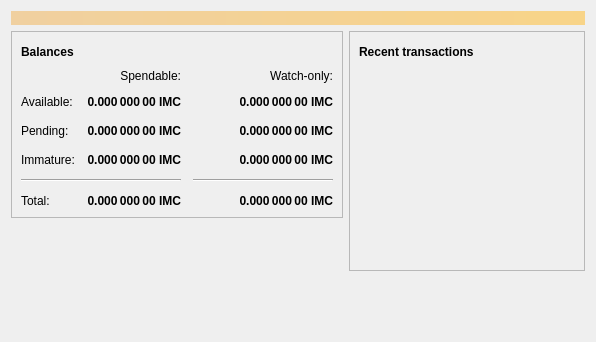
<?xml version="1.0" encoding="UTF-8"?>
<ui version="4.0">
 <class>OverviewPage</class>
 <widget class="QWidget" name="OverviewPage">
  <property name="geometry">
   <rect>
    <x>0</x>
    <y>0</y>
    <width>596</width>
    <height>342</height>
   </rect>
  </property>
  <property name="windowTitle">
   <string>Form</string>
  </property>
  <layout class="QVBoxLayout" name="topLayout">
   <item>
    <widget class="QLabel" name="labelAlerts">
     <property name="visible">
      <bool>false</bool>
     </property>
     <property name="styleSheet">
      <string notr="true">background-color: qlineargradient(x1: 0, y1: 0, x2: 1, y2: 0, stop:0 #F0D0A0, stop:1 #F8D488); color:#000000;</string>
     </property>
     <property name="wordWrap">
      <bool>true</bool>
     </property>
     <property name="margin">
      <number>3</number>
     </property>
    </widget>
   </item>
   <item>
    <layout class="QHBoxLayout" name="horizontalLayout" stretch="1,1">
     <item>
      <layout class="QVBoxLayout" name="verticalLayout_2">
       <item>
        <widget class="QFrame" name="frame">
         <property name="frameShape">
          <enum>QFrame::StyledPanel</enum>
         </property>
         <property name="frameShadow">
          <enum>QFrame::Raised</enum>
         </property>
         <layout class="QVBoxLayout" name="verticalLayout_4">
          <item>
           <layout class="QHBoxLayout" name="horizontalLayout_4">
            <item>
             <widget class="QLabel" name="label_5">
              <property name="font">
               <font>
                <weight>75</weight>
                <bold>true</bold>
               </font>
              </property>
              <property name="text">
               <string>Balances</string>
              </property>
             </widget>
            </item>
            <item>
             <widget class="QPushButton" name="labelWalletStatus">
              <property name="enabled">
               <bool>false</bool>
              </property>
              <property name="maximumSize">
               <size>
                <width>30</width>
                <height>16777215</height>
               </size>
              </property>
              <property name="toolTip">
               <string>The displayed information may be out of date. Your wallet automatically synchronizes with the Imcoin network after a connection is established, but this process has not completed yet.</string>
              </property>
              <property name="text">
               <string/>
              </property>
              <property name="icon">
               <iconset resource="../bitcoin.qrc">
                <normaloff>:/icons/warning</normaloff>
                <disabledoff>:/icons/warning</disabledoff>:/icons/warning</iconset>
              </property>
              <property name="iconSize">
               <size>
                <width>24</width>
                <height>24</height>
               </size>
              </property>
              <property name="flat">
               <bool>true</bool>
              </property>
             </widget>
            </item>
            <item>
             <spacer name="horizontalSpacer_3">
              <property name="orientation">
               <enum>Qt::Horizontal</enum>
              </property>
              <property name="sizeHint" stdset="0">
               <size>
                <width>40</width>
                <height>20</height>
               </size>
              </property>
             </spacer>
            </item>
           </layout>
          </item>
          <item>
           <layout class="QGridLayout" name="gridLayout">
            <property name="spacing">
             <number>12</number>
            </property>
            <item row="2" column="2">
             <widget class="QLabel" name="labelWatchPending">
              <property name="font">
               <font>
                <weight>75</weight>
                <bold>true</bold>
               </font>
              </property>
              <property name="cursor">
               <cursorShape>IBeamCursor</cursorShape>
              </property>
              <property name="toolTip">
               <string>Unconfirmed transactions to watch-only addresses</string>
              </property>
              <property name="text">
               <string notr="true">0.000 000 00 IMC</string>
              </property>
              <property name="alignment">
               <set>Qt::AlignRight|Qt::AlignTrailing|Qt::AlignVCenter</set>
              </property>
              <property name="textInteractionFlags">
               <set>Qt::LinksAccessibleByMouse|Qt::TextSelectableByKeyboard|Qt::TextSelectableByMouse</set>
              </property>
             </widget>
            </item>
            <item row="2" column="1">
             <widget class="QLabel" name="labelUnconfirmed">
              <property name="font">
               <font>
                <weight>75</weight>
                <bold>true</bold>
               </font>
              </property>
              <property name="cursor">
               <cursorShape>IBeamCursor</cursorShape>
              </property>
              <property name="toolTip">
               <string>Total of transactions that have yet to be confirmed, and do not yet count toward the spendable balance</string>
              </property>
              <property name="text">
               <string notr="true">0.000 000 00 IMC</string>
              </property>
              <property name="alignment">
               <set>Qt::AlignRight|Qt::AlignTrailing|Qt::AlignVCenter</set>
              </property>
              <property name="textInteractionFlags">
               <set>Qt::LinksAccessibleByMouse|Qt::TextSelectableByKeyboard|Qt::TextSelectableByMouse</set>
              </property>
             </widget>
            </item>
            <item row="3" column="2">
             <widget class="QLabel" name="labelWatchImmature">
              <property name="font">
               <font>
                <weight>75</weight>
                <bold>true</bold>
               </font>
              </property>
              <property name="cursor">
               <cursorShape>IBeamCursor</cursorShape>
              </property>
              <property name="toolTip">
               <string>Mined balance in watch-only addresses that has not yet matured</string>
              </property>
              <property name="text">
               <string notr="true">0.000 000 00 IMC</string>
              </property>
              <property name="alignment">
               <set>Qt::AlignRight|Qt::AlignTrailing|Qt::AlignVCenter</set>
              </property>
              <property name="textInteractionFlags">
               <set>Qt::LinksAccessibleByMouse|Qt::TextSelectableByKeyboard|Qt::TextSelectableByMouse</set>
              </property>
             </widget>
            </item>
            <item row="4" column="0" colspan="2">
             <widget class="Line" name="line">
              <property name="orientation">
               <enum>Qt::Horizontal</enum>
              </property>
             </widget>
            </item>
            <item row="4" column="2">
             <widget class="Line" name="lineWatchBalance">
              <property name="sizePolicy">
               <sizepolicy hsizetype="Preferred" vsizetype="Fixed">
                <horstretch>0</horstretch>
                <verstretch>0</verstretch>
               </sizepolicy>
              </property>
              <property name="minimumSize">
               <size>
                <width>140</width>
                <height>0</height>
               </size>
              </property>
              <property name="orientation">
               <enum>Qt::Horizontal</enum>
              </property>
             </widget>
            </item>
            <item row="5" column="0">
             <widget class="QLabel" name="labelTotalText">
              <property name="text">
               <string>Total:</string>
              </property>
             </widget>
            </item>
            <item row="3" column="1">
             <widget class="QLabel" name="labelImmature">
              <property name="font">
               <font>
                <weight>75</weight>
                <bold>true</bold>
               </font>
              </property>
              <property name="cursor">
               <cursorShape>IBeamCursor</cursorShape>
              </property>
              <property name="toolTip">
               <string>Mined balance that has not yet matured</string>
              </property>
              <property name="text">
               <string notr="true">0.000 000 00 IMC</string>
              </property>
              <property name="alignment">
               <set>Qt::AlignRight|Qt::AlignTrailing|Qt::AlignVCenter</set>
              </property>
              <property name="textInteractionFlags">
               <set>Qt::LinksAccessibleByMouse|Qt::TextSelectableByKeyboard|Qt::TextSelectableByMouse</set>
              </property>
             </widget>
            </item>
            <item row="2" column="3">
             <spacer name="horizontalSpacer_2">
              <property name="orientation">
               <enum>Qt::Horizontal</enum>
              </property>
              <property name="sizeHint" stdset="0">
               <size>
                <width>40</width>
                <height>20</height>
               </size>
              </property>
             </spacer>
            </item>
            <item row="3" column="0">
             <widget class="QLabel" name="labelImmatureText">
              <property name="text">
               <string>Immature:</string>
              </property>
             </widget>
            </item>
            <item row="5" column="1">
             <widget class="QLabel" name="labelTotal">
              <property name="font">
               <font>
                <weight>75</weight>
                <bold>true</bold>
               </font>
              </property>
              <property name="cursor">
               <cursorShape>IBeamCursor</cursorShape>
              </property>
              <property name="toolTip">
               <string>Your current total balance</string>
              </property>
              <property name="text">
               <string notr="true">0.000 000 00 IMC</string>
              </property>
              <property name="alignment">
               <set>Qt::AlignRight|Qt::AlignTrailing|Qt::AlignVCenter</set>
              </property>
              <property name="textInteractionFlags">
               <set>Qt::LinksAccessibleByMouse|Qt::TextSelectableByKeyboard|Qt::TextSelectableByMouse</set>
              </property>
             </widget>
            </item>
            <item row="5" column="2">
             <widget class="QLabel" name="labelWatchTotal">
              <property name="font">
               <font>
                <weight>75</weight>
                <bold>true</bold>
               </font>
              </property>
              <property name="cursor">
               <cursorShape>IBeamCursor</cursorShape>
              </property>
              <property name="toolTip">
               <string>Current total balance in watch-only addresses</string>
              </property>
              <property name="text">
               <string notr="true">0.000 000 00 IMC</string>
              </property>
              <property name="alignment">
               <set>Qt::AlignRight|Qt::AlignTrailing|Qt::AlignVCenter</set>
              </property>
              <property name="textInteractionFlags">
               <set>Qt::LinksAccessibleByMouse|Qt::TextSelectableByKeyboard|Qt::TextSelectableByMouse</set>
              </property>
             </widget>
            </item>
            <item row="0" column="2">
             <widget class="QLabel" name="labelWatchonly">
              <property name="text">
               <string>Watch-only:</string>
              </property>
              <property name="alignment">
               <set>Qt::AlignRight|Qt::AlignTrailing|Qt::AlignVCenter</set>
              </property>
             </widget>
            </item>
            <item row="1" column="0">
             <widget class="QLabel" name="labelBalanceText">
              <property name="text">
               <string>Available:</string>
              </property>
             </widget>
            </item>
            <item row="1" column="1">
             <widget class="QLabel" name="labelBalance">
              <property name="font">
               <font>
                <weight>75</weight>
                <bold>true</bold>
               </font>
              </property>
              <property name="cursor">
               <cursorShape>IBeamCursor</cursorShape>
              </property>
              <property name="toolTip">
               <string>Your current spendable balance</string>
              </property>
              <property name="text">
               <string notr="true">0.000 000 00 IMC</string>
              </property>
              <property name="alignment">
               <set>Qt::AlignRight|Qt::AlignTrailing|Qt::AlignVCenter</set>
              </property>
              <property name="textInteractionFlags">
               <set>Qt::LinksAccessibleByMouse|Qt::TextSelectableByKeyboard|Qt::TextSelectableByMouse</set>
              </property>
             </widget>
            </item>
            <item row="1" column="2">
             <widget class="QLabel" name="labelWatchAvailable">
              <property name="font">
               <font>
                <weight>75</weight>
                <bold>true</bold>
               </font>
              </property>
              <property name="cursor">
               <cursorShape>IBeamCursor</cursorShape>
              </property>
              <property name="toolTip">
               <string>Your current balance in watch-only addresses</string>
              </property>
              <property name="text">
               <string notr="true">0.000 000 00 IMC</string>
              </property>
              <property name="alignment">
               <set>Qt::AlignRight|Qt::AlignTrailing|Qt::AlignVCenter</set>
              </property>
              <property name="textInteractionFlags">
               <set>Qt::LinksAccessibleByMouse|Qt::TextSelectableByKeyboard|Qt::TextSelectableByMouse</set>
              </property>
             </widget>
            </item>
            <item row="2" column="0">
             <widget class="QLabel" name="labelPendingText">
              <property name="text">
               <string>Pending:</string>
              </property>
             </widget>
            </item>
            <item row="0" column="1">
             <widget class="QLabel" name="labelSpendable">
              <property name="text">
               <string>Spendable:</string>
              </property>
              <property name="alignment">
               <set>Qt::AlignRight|Qt::AlignTrailing|Qt::AlignVCenter</set>
              </property>
             </widget>
            </item>
           </layout>
          </item>
         </layout>
        </widget>
       </item>
       <item>
        <spacer name="verticalSpacer">
         <property name="orientation">
          <enum>Qt::Vertical</enum>
         </property>
         <property name="sizeHint" stdset="0">
          <size>
           <width>20</width>
           <height>40</height>
          </size>
         </property>
        </spacer>
       </item>
      </layout>
     </item>
     <item>
      <layout class="QVBoxLayout" name="verticalLayout_3">
       <item>
        <widget class="QFrame" name="frame_2">
         <property name="frameShape">
          <enum>QFrame::StyledPanel</enum>
         </property>
         <property name="frameShadow">
          <enum>QFrame::Raised</enum>
         </property>
         <layout class="QVBoxLayout" name="verticalLayout">
          <item>
           <layout class="QHBoxLayout" name="horizontalLayout_2">
            <item>
             <widget class="QLabel" name="label_4">
              <property name="font">
               <font>
                <weight>75</weight>
                <bold>true</bold>
               </font>
              </property>
              <property name="text">
               <string>Recent transactions</string>
              </property>
             </widget>
            </item>
            <item>
             <widget class="QPushButton" name="labelTransactionsStatus">
              <property name="enabled">
               <bool>false</bool>
              </property>
              <property name="maximumSize">
               <size>
                <width>30</width>
                <height>16777215</height>
               </size>
              </property>
              <property name="toolTip">
               <string>The displayed information may be out of date. Your wallet automatically synchronizes with the Imcoin network after a connection is established, but this process has not completed yet.</string>
              </property>
              <property name="text">
               <string/>
              </property>
              <property name="icon">
               <iconset resource="../bitcoin.qrc">
                <normaloff>:/icons/warning</normaloff>
                <disabledoff>:/icons/warning</disabledoff>:/icons/warning</iconset>
              </property>
              <property name="iconSize">
               <size>
                <width>24</width>
                <height>24</height>
               </size>
              </property>
              <property name="flat">
               <bool>true</bool>
              </property>
             </widget>
            </item>
            <item>
             <spacer name="horizontalSpacer">
              <property name="orientation">
               <enum>Qt::Horizontal</enum>
              </property>
              <property name="sizeHint" stdset="0">
               <size>
                <width>40</width>
                <height>20</height>
               </size>
              </property>
             </spacer>
            </item>
           </layout>
          </item>
          <item>
           <widget class="QListView" name="listTransactions">
            <property name="styleSheet">
             <string notr="true">QListView { background: transparent; }</string>
            </property>
            <property name="frameShape">
             <enum>QFrame::NoFrame</enum>
            </property>
            <property name="verticalScrollBarPolicy">
             <enum>Qt::ScrollBarAlwaysOff</enum>
            </property>
            <property name="horizontalScrollBarPolicy">
             <enum>Qt::ScrollBarAlwaysOff</enum>
            </property>
            <property name="selectionMode">
             <enum>QAbstractItemView::NoSelection</enum>
            </property>
           </widget>
          </item>
         </layout>
        </widget>
       </item>
       <item>
        <spacer name="verticalSpacer_2">
         <property name="orientation">
          <enum>Qt::Vertical</enum>
         </property>
         <property name="sizeHint" stdset="0">
          <size>
           <width>20</width>
           <height>40</height>
          </size>
         </property>
        </spacer>
       </item>
      </layout>
     </item>
    </layout>
   </item>
  </layout>
 </widget>
 <resources/>
 <connections/>
</ui>
